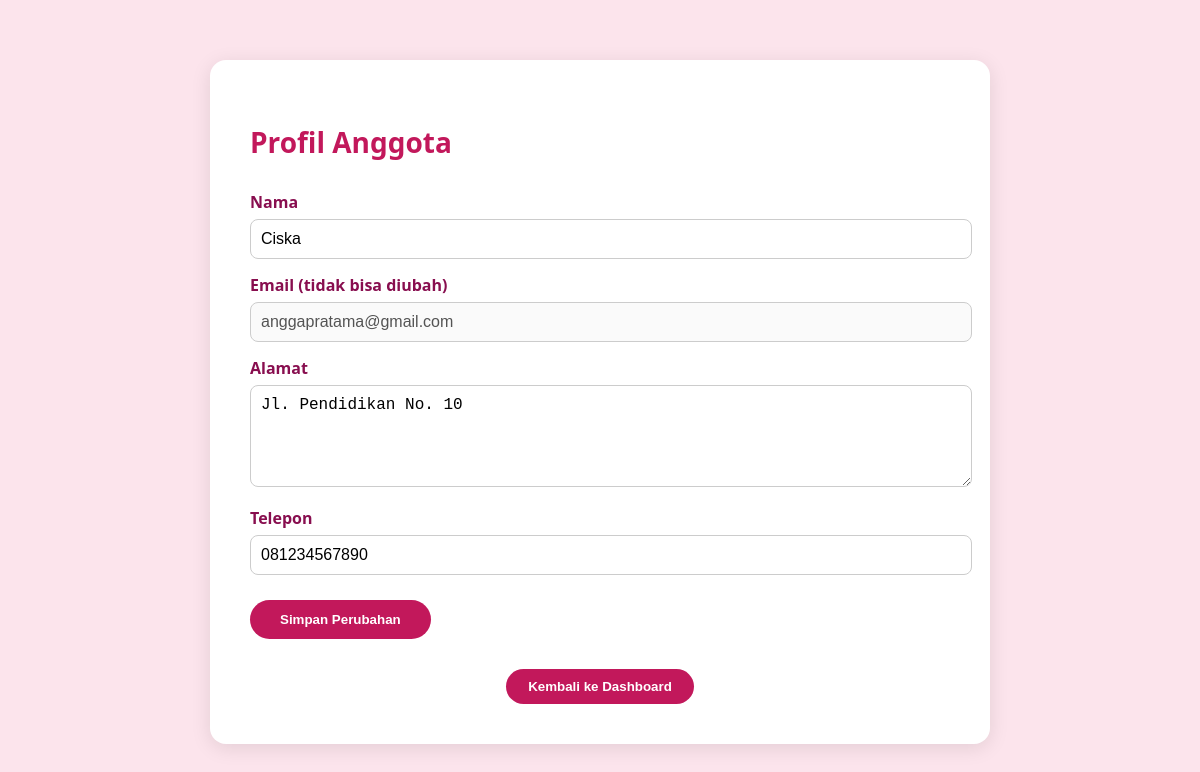
/profile.php (signed in), run on the app's committed database.
### tables this page shows
CREATE TABLE `t_anggota` (
  `id_anggota` int(11) NOT NULL,
  `nama` varchar(100) DEFAULT NULL,
  `alamat` text DEFAULT NULL,
  `telepon` varchar(15) DEFAULT NULL,
  `id_account` int(11) DEFAULT NULL,
  `email` varchar(100) DEFAULT NULL
);

### profile.php (the view, shortened to what this page needs)
<?php
include "koneksi.php";
$id_account = (int) $_SESSION['id_account'];
$query = "SELECT * FROM t_anggota WHERE id_account = $id_account";
$result = mysqli_query($conn, $query);
$anggota = mysqli_fetch_assoc($result);
?>
<!DOCTYPE html>
<html lang="id">
<head>
</head>
<body>
<div class="container">
    <h2>Profil Anggota</h2>
    <form action="" method="post">
        <label for="nama">Nama</label>
        <input type="text" name="nama" id="nama" value="<?= htmlspecialchars($anggota['nama']) ?>" required>
        <label for="email">Email (tidak bisa diubah)</label>
        <input type="text" id="email" value="<?= htmlspecialchars($anggota['email']) ?>" disabled>
        <label for="alamat">Alamat</label>
        <textarea name="alamat" id="alamat"><?= htmlspecialchars($anggota['alamat']) ?></textarea>
        <label for="telepon">Telepon</label>
        <input type="text" name="telepon" id="telepon" value="<?= htmlspecialchars($anggota['telepon']) ?>">
        <button type="submit" name="update_profile" class="btn-submit">Simpan Perubahan</button>
    </form>
    <form action="dashboard_anggota.php" method="post">
        <button class="logout-button" type="submit">Kembali ke Dashboard</button>
    </form>
</div>
</body>
</html>

### profile.php (style rules this page uses)
body { font-family: 'Segoe UI', sans-serif; background: #fce4ec; margin: 0; padding: 0; }
.container { max-width: 700px; margin: 60px auto; background: white; border-radius: 16px; box-shadow: 0 4px 20px rgba(0,0,0,0.1); padding: 40px; color: #4a2b3c; }
.container h2 { margin-bottom: 30px; font-size: 28px; color: #c2185b; }
form label { display: block; margin-top: 15px; font-weight: bold; color: #880e4f; }
form input[type="text"], form textarea { width: 100%; padding: 10px; margin-top: 6px; border-radius: 8px; border: 1px solid #ccc; font-size: 16px; resize: vertical; }
form textarea { min-height: 80px; }
.btn-submit { margin-top: 25px; padding: 12px 30px; background-color: #c2185b; border: none; border-radius: 25px; color: white; font-weight: bold; cursor: pointer; transition: 0.3s ease; }
.logout-button { display: block; margin: 30px auto 0 auto; padding: 10px 22px; border: none; background-color: #c2185b; color: white; border-radius: 25px; font-weight: bold; cursor: pointer; transition: 0.3s ease; }

### data on the page
t_anggota: nama "Ciska", email "anggapratama@gmail.com", alamat "Jl. Pendidikan No. 10", telepon "081234567890"
